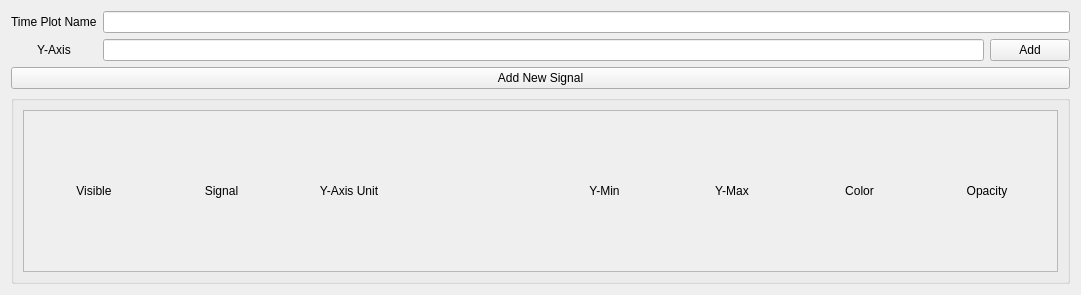
<?xml version="1.0" encoding="UTF-8"?>
<ui version="4.0">
 <class>Form</class>
 <widget class="QWidget" name="Form">
  <property name="geometry">
   <rect>
    <x>0</x>
    <y>0</y>
    <width>1081</width>
    <height>295</height>
   </rect>
  </property>
  <property name="windowTitle">
   <string>Form</string>
  </property>
  <layout class="QGridLayout" name="gridLayout">
   <item row="2" column="3" colspan="2">
    <widget class="QPushButton" name="add_yaxis_button">
     <property name="text">
      <string>Add</string>
     </property>
    </widget>
   </item>
   <item row="2" column="1">
    <widget class="QLabel" name="yaxis_label">
     <property name="text">
      <string>Y-Axis</string>
     </property>
     <property name="alignment">
      <set>Qt::AlignCenter</set>
     </property>
    </widget>
   </item>
   <item row="3" column="1" colspan="4">
    <widget class="QPushButton" name="add_signal_button">
     <property name="text">
      <string>Add New Signal</string>
     </property>
    </widget>
   </item>
   <item row="2" column="2">
    <widget class="QLineEdit" name="yaxis_line_edit"/>
   </item>
   <item row="0" column="1">
    <widget class="QLabel" name="timeplot_name_label">
     <property name="text">
      <string>Time Plot Name</string>
     </property>
    </widget>
   </item>
   <item row="0" column="2" colspan="3">
    <widget class="QLineEdit" name="timeplot_name_edit"/>
   </item>
   <item row="4" column="1" colspan="4">
    <widget class="QGroupBox" name="signals_groupbox">
     <property name="title">
      <string/>
     </property>
     <layout class="QGridLayout" name="gridLayout_2">
      <item row="0" column="0">
       <widget class="QScrollArea" name="signals_scrollarea">
        <property name="widgetResizable">
         <bool>true</bool>
        </property>
        <widget class="QWidget" name="scrollAreaWidgetContents">
         <property name="geometry">
          <rect>
           <x>0</x>
           <y>0</y>
           <width>1025</width>
           <height>119</height>
          </rect>
         </property>
         <layout class="QGridLayout" name="gridLayout_4">
          <item row="1" column="0">
           <layout class="QGridLayout" name="signals_scroll_layout">
            <item row="0" column="3">
             <widget class="QLabel" name="AutoScale_spacer_label">
              <property name="text">
               <string/>
              </property>
             </widget>
            </item>
            <item row="0" column="4">
             <widget class="QLabel" name="y_min_label">
              <property name="text">
               <string>Y-Min</string>
              </property>
              <property name="alignment">
               <set>Qt::AlignCenter</set>
              </property>
             </widget>
            </item>
            <item row="0" column="2">
             <widget class="QLabel" name="y_axis_unit_label">
              <property name="text">
               <string>Y-Axis Unit</string>
              </property>
              <property name="alignment">
               <set>Qt::AlignCenter</set>
              </property>
             </widget>
            </item>
            <item row="0" column="5">
             <widget class="QLabel" name="y_max_label">
              <property name="text">
               <string>Y-Max</string>
              </property>
              <property name="alignment">
               <set>Qt::AlignCenter</set>
              </property>
             </widget>
            </item>
            <item row="0" column="0">
             <widget class="QLabel" name="visible_label">
              <property name="text">
               <string>Visible</string>
              </property>
              <property name="alignment">
               <set>Qt::AlignCenter</set>
              </property>
             </widget>
            </item>
            <item row="0" column="1">
             <widget class="QLabel" name="signal_label">
              <property name="text">
               <string>Signal</string>
              </property>
              <property name="alignment">
               <set>Qt::AlignCenter</set>
              </property>
             </widget>
            </item>
            <item row="0" column="7">
             <widget class="QLabel" name="opacity_label">
              <property name="text">
               <string>Opacity</string>
              </property>
              <property name="alignment">
               <set>Qt::AlignCenter</set>
              </property>
             </widget>
            </item>
            <item row="0" column="6">
             <widget class="QLabel" name="color_label">
              <property name="text">
               <string>Color</string>
              </property>
              <property name="alignment">
               <set>Qt::AlignCenter</set>
              </property>
             </widget>
            </item>
           </layout>
          </item>
         </layout>
        </widget>
       </widget>
      </item>
     </layout>
    </widget>
   </item>
  </layout>
 </widget>
 <resources/>
 <connections/>
</ui>
